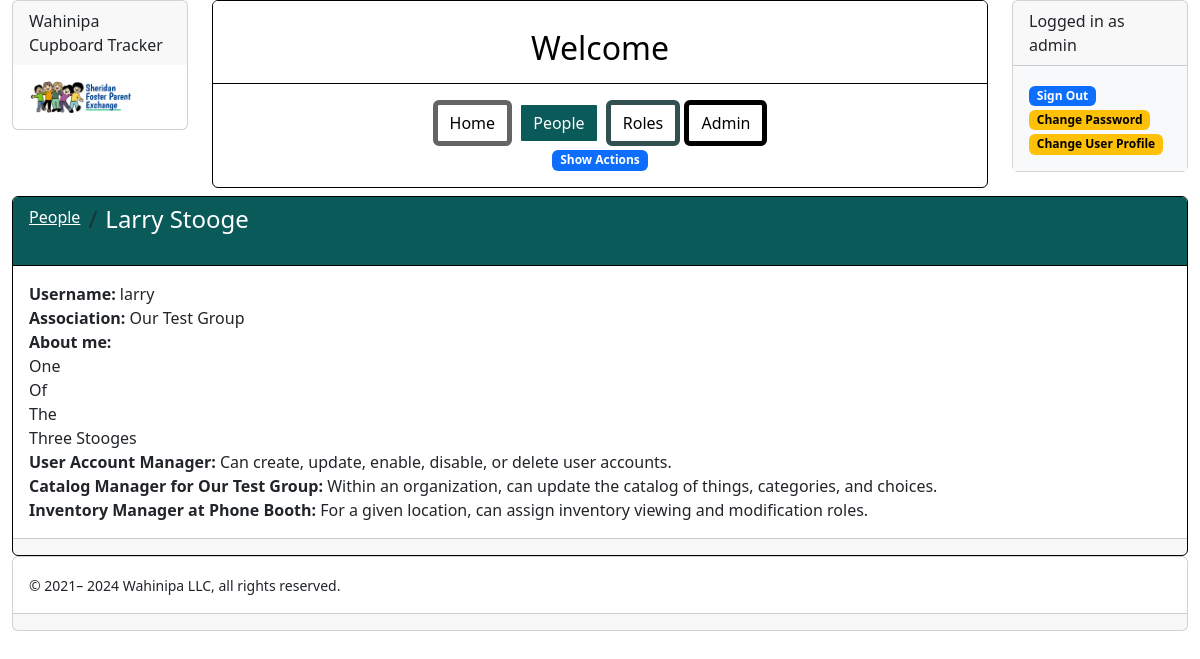
Page /wahinipa/people/view/4 (signed in) on the committed database.
### www/tracking/modelling/people_model.py (models this page shows, shortened)
class User(CupboardDisplayContextMixin, IdModelMixin, database.Model, UserMixin):
    @property
    def is_active(self):
        return self.is_enabled
    singular_label = "Person"
    plural_label = "People"
    possible_tasks = ['update', 'delete', 'enable', 'disable']
    label_prefixes = {}
    flavor = "people"
    username = database.Column(database.String(255), nullable=False, unique=True)
    password = database.Column(database.String(255), nullable=False)
    is_enabled = database.Column(database.Boolean(), nullable=False, default=True)
    is_admin = database.Column(database.Boolean(), nullable=False, default=False)
    first_name = database.Column(database.Unicode(50), nullable=False, server_default=u'')
    last_name = database.Column(database.Unicode(50), nullable=False, server_default=u'')
    date_joined = database.Column(database.DateTime(), default=datetime.now())
    about_me = database.Column(database.Text(), nullable=False, server_default=u'')
    linkages = database.relationship('Linkage', backref='person', lazy=True, cascade='all, delete')
    root_assignments = database.relationship('RootAssignment', backref='person', lazy=True, cascade='all, delete')
    place_assignments = database.relationship('PlaceAssignment', backref='person', lazy=True, cascade='all, delete')
    universal_assignments = database.relationship('UniversalAssignment', backref='person', lazy=True,
                                                  cascade='all, delete')
    @property
    def sorted_roles_per_place(self):
        roles_per_place = {}
        for assignment in self.place_assignments:
            roles_per_place.setdefault(assignment.place.name, []).append(assignment.role.name)
        sorted_place_names = sorted(roles_per_place.keys())
        return [(place_name, sorted(roles_per_place[place_name])) for place_name in sorted_place_names]
    @property
    def sorted_roles_per_root(self):
        roles_per_root = {}
        for assignment in self.root_assignments:
            roles_per_root.setdefault(assignment.root.name, []).append(assignment.role.name)
        sorted_root_names = sorted(roles_per_root.keys())
        return [(root_name, sorted(roles_per_root[root_name])) for root_name in sorted_root_names]
    def add_description(self, display_context):
        display_context.add_notation(label="Username", value=self.username)
        for linkage in self.linkages:
            display_context.add_notation(label="Association", value=linkage.root.name)
        display_context.add_multiline_notation(label="About me", multiline=self.about_me)
        if self.is_the_super_admin:
            display_context.add_role_description(Role.super_role_name)
        for role_name in Role.universal_role_name_list:
            if self.has_universal_role(role_name):
                display_context.add_role_description(role_name)
        for root_name, role_name_list in self.sorted_roles_per_root:
            for role_name in role_name_list:
                suffix = f' for {root_name}'
                display_context.add_role_description(role_name, suffix=suffix)
        for place_name, role_name_list in self.sorted_roles_per_place:
            for role_name in role_name_list:
                suffix = f' at {place_name}'
                display_context.add_role_description(role_name, suffix=suffix)
    def bread_crumbs(self, navigator):
        return bread_crumbs(navigator, [AllPeople, self], target=self)
    @property
    def is_the_super_admin(self):
        return self.username == 'admin'
    @property
    def name(self):
        name = f'{self.first_name} {self.last_name}'
        if not self.is_active:
            name += ' (inactive)'
        return name
    @property
    def may_edit_database(self):
        return self.is_the_super_admin
    def has_universal_role(self, name_of_role):
        def yes(assignment):
            return assignment.is_named(name_of_role)
        return any(map(yes, self.universal_assignments))
    @property
    def label(self):
        return self.name
    def disable(self):
        self.is_enabled = False
    def enable(self):
        self.is_enabled = True

### www/tracking/modelling/root_model.py (models this page shows, shortened)
class Root(CupboardDisplayContextMixin, UniqueNamedBaseModel):
    singular_label = "Organizational Association"
    plural_label = "Organizational Associations"
    possible_tasks = ['update', 'delete']
    label_prefixes = {}
    flavor = "root"
    place_id = database.Column(database.Integer, database.ForeignKey('place.id'), unique=True, nullable=False)
    thing_id = database.Column(database.Integer, database.ForeignKey('thing.id'), unique=True, nullable=False)
    linkages = database.relationship('Linkage', backref='root', lazy=True, cascade='all, delete')
    categories = database.relationship('Category', backref='root', lazy=True, cascade='all, delete')
    assignments = database.relationship('RootAssignment', backref='root', lazy=True, cascade='all, delete')
    specifications = database.relationship('Specification', backref='root', lazy=True, cascade='all, delete')

### www/tracking/modelling/role_models.py (models this page shows, shortened)
class Role(CupboardDisplayContextMixin, UniqueNamedBaseModel):
    plural_label = "Roles"
    possible_tasks = []
    label_prefixes = {}
    flavor = 'role'
    root_assignments = database.relationship('RootAssignment', backref='role', lazy=True, cascade='all, delete')
    place_assignments = database.relationship('PlaceAssignment', backref='role', lazy=True, cascade='all, delete')
    universal_assignments = database.relationship('UniversalAssignment', backref='role', lazy=True,
                                                  cascade='all, delete')
    user_admin_role_name = "User Account Manager"
    admin_role_name = "Organization Administrator"
    linkage_role_name = "Linking People"
    structuring_role_name = "Catalog Manager"
    structure_viewer_role_name = "Catalog Viewer"
    inventory_manager_name = "Inventory Manager"
    location_manager_name = "Location Manager"
    observer_role_name = "Observer"
    inbound_role_name = "Receiving Agent"
    outbound_role_name = "Shipping Agent"
    transfer_role_name = "Transfer Agent"
    adjust_role_name = "Auditing Agent"
    super_role_name = "Super Admin"  # No actual Role created for this
    self_role_name = "Viewer is Self"  # No actual Role created for this
    people_viewer_name = "Viewer of People"  # No actual Role created for this
    roots_observer_role_name = "Viewer of Roots"  # No actual Role created for this
    anybody_role_name = "Anybody"  # No actual Role created for this
    control_role_name = "Control"  # No actual Role created for this
    role_descriptions = {
        user_admin_role_name: "Can create, update, enable, disable, or delete user accounts.",
        admin_role_name: "Within an organization, can assign roles to people.",
        linkage_role_name: "Can associate user accounts with an organization.",
        structuring_role_name: "Within an organization, can update the catalog of things, categories, and choices.",
        structure_viewer_role_name: "Within an organization, can view the catalog of things, categories, and choices.",
        location_manager_name: "For a given location, can create, delete, or update sub-locations.",
        inventory_manager_name: "For a given location, can assign inventory viewing and modification roles.",
        observer_role_name: "For a given location, can observe inventory.",
        inbound_role_name: "For a given location, can add inbound items to inventory.",
        outbound_role_name: "For a given location, can remove outbound items from inventory.",
        transfer_role_name: "For a given location, can transfer items out of inventory to another location.",
        adjust_role_name: "For a given location, can adjust inventory amounts to match hand counts.",
        super_role_name: "Has top level authority to make changes.",
        people_viewer_name: "Can view some user accounts.",
        roots_observer_role_name: "Can view organizations.",
        self_role_name: "Can look at own user account.",
        anybody_role_name: "Things anybody is allowed to do.",
        control_role_name: "Control Pseudo Role.",
    }
    universal_role_name_set = {user_admin_role_name}
    root_role_name_set = {admin_role_name, linkage_role_name, structuring_role_name, structure_viewer_role_name}
    place_role_name_set = {location_manager_name, inventory_manager_name, observer_role_name, inbound_role_name,
                           outbound_role_name, transfer_role_name, adjust_role_name}
    pseudo_role_name_set = {anybody_role_name, super_role_name, self_role_name, people_viewer_name,
                            roots_observer_role_name, control_role_name}
    universal_role_name_list = sorted(universal_role_name_set)
    root_role_name_list = sorted(root_role_name_set)
    place_role_name_list = sorted(place_role_name_set)
    pseudo_role_name_list = sorted(pseudo_role_name_set)
    role_name_list = universal_role_name_list + root_role_name_list + place_role_name_list
    granting_powers = {
        user_admin_role_name: [super_role_name],
        admin_role_name: [super_role_name],
        linkage_role_name: [admin_role_name, super_role_name],
        structuring_role_name: [admin_role_name, super_role_name],
        structure_viewer_role_name: [admin_role_name, super_role_name],
        location_manager_name: [admin_role_name, super_role_name],
        inventory_manager_name: [location_manager_name, admin_role_name, super_role_name],
        observer_role_name: [inventory_manager_name],
        inbound_role_name: [inventory_manager_name],
        outbound_role_name: [inventory_manager_name],
        transfer_role_name: [inventory_manager_name],
        adjust_role_name: [inventory_manager_name],
    }

### www/tracking/routing/people_routes.py (the view)
@people_bp.route('/view/<int:person_id>')
@login_required
def people_view(person_id):
    return PeopleViewHandler('people_bp.people_view', current_user, person_id=person_id).handle()

### www/tracking/templates/pages/person_view.j2
{% extends "pages/content.j2" %}
{% from 'macros/target_block_macros.j2' import target_block %}
{% block innards %}
  {{ target_block(label=label, flavor=flavor, url=url, bread_crumb_list=bread_crumb_list, notations=notations, tasks=tasks) }}
{% endblock %}

### www/tracking/templates/macros/user_macros.j2 (shortened to what this page needs)
{% macro user_options(current_user) %}
  <div class="card">
    {% if current_user.is_authenticated %}
      {{ user_options_logged_in(current_user) }}
    {% else %}
      {{ user_options_logged_out() }}
    {% endif %}
  </div>
{% endmacro %}
{% macro user_options_logged_in(current_user) %}
  <div class="card-header">
    Logged in as {{ current_user.username }}
  </div>
  <div class="card-body bg-light">
    <a class="btn-md btn-primary" href="{{ url_for('people_bp.logout') }}" role="button"><span
        class="badge bg-primary">Sign Out</span></a>
    <a class="btn-md btn-warning" href="{{ url_for('people_bp.change_password') }}" role="button"><span
        class="badge bg-warning">Change Password</span></a>
    <a class="btn-md btn-warning" href="{{ url_for('people_bp.people_update', person_id=current_user.id) }}" role="button"><span
        class="badge bg-warning">Change User Profile</span></a>
  </div>
{% endmacro %}

### www/tracking/templates/macros/notation_macros.j2 (shortened to what this page needs)
{% macro render_notations(notations=None) %}
  {% if notations %}
    {% for notation in notations %}
      {{ render_notation(**notation) }}
    {% endfor %}
  {% endif %}
{% endmacro %}
{% macro render_notation(label=None, url=None, value=None, tag=None, lines=None) %}
  {% if label %}<b>{{ label }}: </b>{% endif %}
{% if value %}{{ value }}{% endif %}
{% if label or value or tag %}<br>{% endif %}
  {% if lines %}{% for line in lines %}{{ line }}<br>{% endfor %}{% endif %}
{% endmacro %}

### rows in the picture
User: username "admin"
User: label "Username", username "larry"
Root: label "Association", name "Our Test Group"
Role: name "User Account Manager", description "Can create, update, enable, disable, or delete user accounts."
Role: label "Catalog Manager for Our Test Group", description "Within an organization, can update the catalog of things, categories, and choices."
Role: label "Inventory Manager at Phone Booth", description "For a given location, can assign inventory viewing and modification roles."

### other values in the picture
{{ project_name }} "Wahinipa Cupboard Tracker"
{{ label }} "Home" "People" "Roles" "Admin"
{{ label }} "Show Actions"
{{ label }} "People"
{{ label }} "Larry Stooge"
{{ label }} "About me"
{{ line }} "One" "Of" "The" "Three Stooges"
